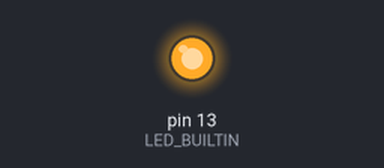
Simulated run of this sketch. Board: Arduino Uno, built with avr-gcc and run on an emulated ATmega328P. On the bench: output pins drawn as LEDs (lit = HIGH).

Above: at 0.5 s.
At 22.5 s:
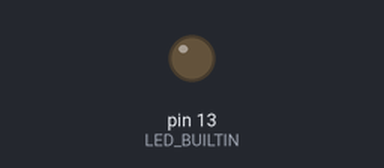
Timing chart, 0 to 39.0 s (numbered marks = the images above):
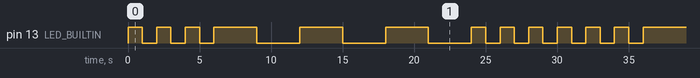

Measured:
- by itself, pin 13 (LED_BUILTIN): repeats every 30.0 s: 2 × (LOW 1.0 s, HIGH 1.0 s), LOW 1.0 s, 3 × (HIGH 3.0 s, LOW 3.0 s), 3 × (HIGH 1.0 s, LOW 1.0 s), HIGH 1.0 s
- by itself, everything shown: repeats every 30.0 s, in 18 steps

The sketch:

sketch_jul14a.ino
```cpp
/*sos_blimk
  Turn led on and off using sos pattern.
 */

void setup() {
  // put your setup code here, to run once:
pinMode(LED_BUILTIN, OUTPUT);
}

void loop() {
  // put your main code here, to run repeatedly
 digitalWrite(LED_BUILTIN, HIGH);   // turn the LED on (HIGH is the voltage level)
  delay(1000);                       // wait for a second
  digitalWrite(LED_BUILTIN, LOW);    // turn the LED off by making the voltage LOW
  delay(1000);
  digitalWrite(LED_BUILTIN, HIGH);   // turn the LED on (HIGH is the voltage level)
  delay(1000);                       // wait for a second
  digitalWrite(LED_BUILTIN, LOW);    // turn the LED off by making the voltage LOW
  delay(1000);
  digitalWrite(LED_BUILTIN, HIGH);   // turn the LED on (HIGH is the voltage level)
  delay(1000);                       // wait for a second
  digitalWrite(LED_BUILTIN, LOW);    // turn the LED off by making the voltage LOW
  delay(1000);
  digitalWrite(LED_BUILTIN, HIGH);   // turn the LED on (HIGH is the voltage level)
  delay(3000);                       // wait for a second
  digitalWrite(LED_BUILTIN, LOW);    // turn the LED off by making the voltage LOW
  delay(3000);
  digitalWrite(LED_BUILTIN, HIGH);   // turn the LED on (HIGH is the voltage level)
  delay(3000);                       // wait for a second
  digitalWrite(LED_BUILTIN, LOW);    // turn the LED off by making the voltage LOW
  delay(3000);
  digitalWrite(LED_BUILTIN, HIGH);   // turn the LED on (HIGH is the voltage level)
  delay(3000);                       // wait for a second
  digitalWrite(LED_BUILTIN, LOW);    // turn the LED off by making the voltage LOW
  delay(3000);
  digitalWrite(LED_BUILTIN, HIGH);   // turn the LED on (HIGH is the voltage level)
  delay(1000);                       // wait for a second
  digitalWrite(LED_BUILTIN, LOW);    // turn the LED off by making the voltage LOW
  delay(1000);
  digitalWrite(LED_BUILTIN, HIGH);   // turn the LED on (HIGH is the voltage level)
  delay(1000);                       // wait for a second
  digitalWrite(LED_BUILTIN, LOW);    // turn the LED off by making the voltage LOW
  delay(1000);
  digitalWrite(LED_BUILTIN, HIGH);   // turn the LED on (HIGH is the voltage level)
  delay(1000);                       // wait for a second
  digitalWrite(LED_BUILTIN, LOW);    // turn the LED off by making the voltage LOW
  delay(1000);
}
```
